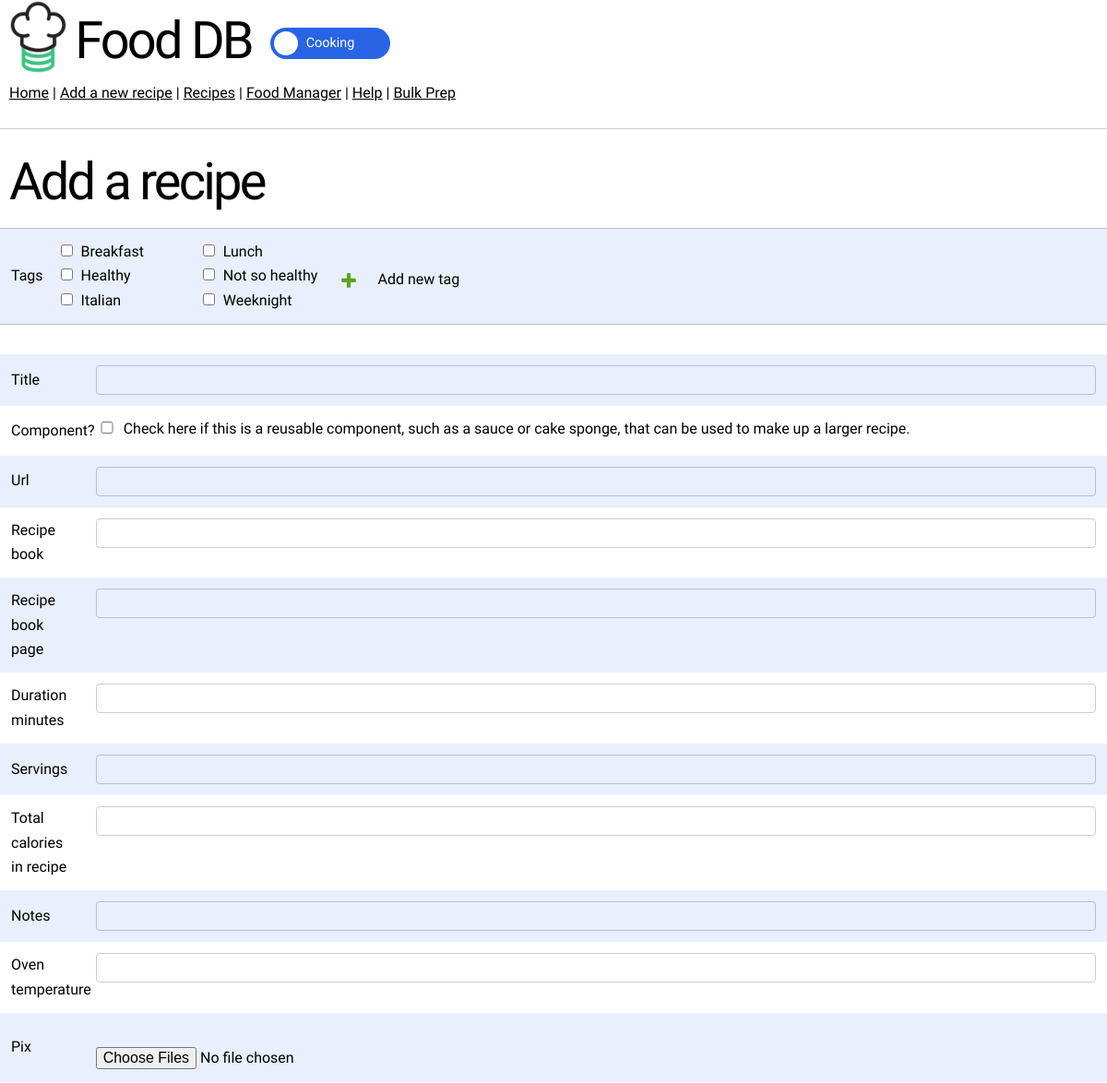
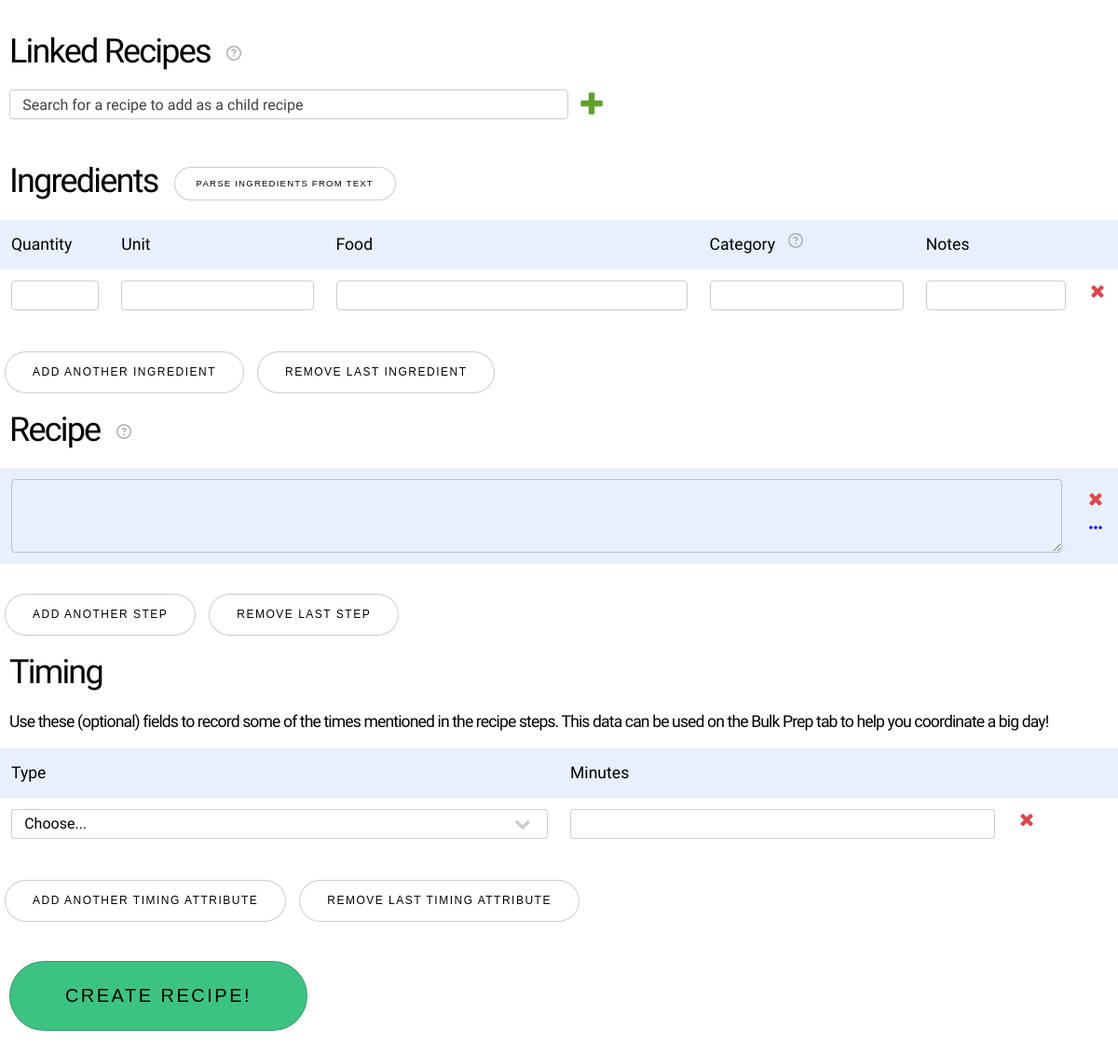
Screenshot of /add/ with the database file from the repository (2 pictures, top to bottom).
### food_db_app/models.py (models this page shows)
class Tag(models.Model):
    def __str__(self):
        return self.name
    name = models.CharField(max_length=25, unique=True)
    fill_color = ColorField(default='#3cc382')
    border_color = ColorField(default='#000000')
    text_color = ColorField(default='#ffffff')
    has_border = models.BooleanField(default=False, help_text='Whether the tag has a border or not')
    is_cooking_tag = models.BooleanField(default=True)
    is_baking_tag = models.BooleanField(default=False)
    _date_created = models.DateTimeField(default=timezone.now)

### food_db_app/views/add_edit_recipe.py (the view)
# urls.py: path('add/', views.add_recipe, name='add_recipe'),
def add_recipe(request):
    log_debug_message('add_recipe() called', restart_timer=True)
    existing_data = {
        'existing_foods': [food.name for food in Food.objects.all()],
        'existing_units': [unit.name for unit in UnitOfMeasurement.objects.all()],
        'existing_books': [book.name for book in RecipeBook.objects.all()],
        'existing_tags': [tag for tag in Tag.objects.all().order_by('name')],
        'existing_recipes': {recipe.title: recipe.clean_key for recipe in Recipe.objects.all().order_by('title')},
    }
    if request.method == 'POST':
        return _handle_confirmation_post(request)
    elif request.method == 'GET' and request.GET.get('auto_confirm') == 'true':
        return _handle_auto_confirm_get(request)
    elif request.method == 'GET' and request.GET.get('restore_from_session') == 'true':
        return _handle_restore_from_session_get(request, existing_data)
    else:
        return _handle_initial_get(request, existing_data)

### food_db_app/templates/add_edit_recipe.html (shortened to what this page needs)
{% extends 'main.html' %}
{% load static %}
{% load test_db %}
{% block content %}
<h1>{% if mode == 'add' %}Add a recipe{% else %}Edit recipe: {{create_recipe_form.title.value}}{% endif %}</h1>
<form name="add_recipe" id="add_recipe_container" method="post" action="{% if mode == 'add' %}{% url 'recipe_validation' %}{% endif %}" onsubmit="event.preventDefault()" enctype='multipart/form-data'>
    <table id="tags_table">
        <tr id="tags_row">
            <td id="id_tags-label">{{create_recipe_form.tags.label}}</td>
            <td class="tags_row" id="tags_cell">
                <label class="tags_row"><ul
                    {% if tag_list|length >= 16 %}
                        class="four_cols"
                    {% elif tag_list|length >= 12 %}
                        class="three_cols"
                    {% elif tag_list|length >= 6 %}
                        class="two_cols"
                    {% endif %}
                    >
                    {% for tag in tag_list %}
                        <div class="ui checkbox tag_check" data-is_baking_tag="{{ tag.is_baking_tag }}" data-is_cooking_tag="{{ tag.is_cooking_tag }}">
                            <input
                                id="id_tags_{{ forloop.counter0 }}"
                                name="tag"
                                type="checkbox"
                                value="{{ tag.name }}"
                            >
                            <label for="id_tags_{{ forloop.counter0 }}">{{ tag.name }}</label>
                        </div>
                    {% endfor %}
                </ul></label>
            </td>
            <td colspan="2" style="padding: 0; border: none;">
                <div id="add_tag_button_div" style="display: flex; align-items: center; margin-top: 8px; gap: 0.7em;">
                    <span class="plus_icon" style="display: flex; align-items: center;">
                        <a style="cursor: pointer;" onmouseover="" id="add_id_tags">
                            <img class="tags_row" onclick="showTagForm()" src="{% static 'img/plus-icon.svg' %}" width="20" height="20" alt="Add Another"/>
                        </a>
                    </span>
                    <span class="tags_row" style="display: flex; align-items: center;">
                        <p style="cursor: pointer; margin: 0;" onclick="showTagForm()">Add new tag</p>
                    </span>
                </div>
            </td>
        </tr>
    </table>
    <table>
        <tr>
            <td class="recipe_summary_label">{{create_recipe_form.title.label}}</td>
            <td>
                {{create_recipe_form.title}}
            </td>
        </tr>
        <tr id="is_component_recipe_row">
            <td class="recipe_summary_label">Component?</td>
            <td style="vertical-align: middle;">
                <input type="checkbox" name="is_component_recipe" id="id_is_component_recipe" style="margin-top: 5px;" {% if create_recipe_form.is_component_recipe.value %} checked="checked"{% endif %}>
                <p style="padding-left: 30px; padding-bottom: 3px;">
                    Check here if this is a reusable component, such as a sauce or cake sponge, that can be used to make up a larger recipe.
                </p>
            </td>
        </tr>
        <tr id="recipe_url_row">
            <td class="recipe_summary_label">{{create_recipe_form.url.label}}</td>
            <td>
                {{create_recipe_form.url}}
            </td>
        </tr>
        <tr>
            <td class="recipe_summary_label">{{create_recipe_form.recipe_book.label}}</td>
            <td>
                {{create_recipe_form.recipe_book}}
            </td>
        </tr>
        <tr>
            <td class="recipe_summary_label">{{create_recipe_form.recipe_book_page.label}}</td>
            <td>
                {{create_recipe_form.recipe_book_page}}
            </td>
        </tr>
        <tr>
            <td class="recipe_summary_label">{{create_recipe_form.duration_minutes.label}}</td>
            <td>
                {{create_recipe_form.duration_minutes}}
            </td>
        </tr>
        <tr>
            <td class="recipe_summary_label">{{create_recipe_form.servings.label}}</td>
            <td>
                {{create_recipe_form.servings}}
            </td>
        </tr>
        <tr>
            <td class="recipe_summary_label">Total calories in recipe</td>
            <td>
                {{create_recipe_form.calories_per_recipe}}
            </td>
        </tr>
        <tr>
            <td class="recipe_summary_label">{{create_recipe_form.notes.label}}</td>
            <td>{{create_recipe_form.notes}}</td>
        </tr>
        <tr>
            <td class="recipe_summary_label">Oven temperature</td>
            <td>{{create_recipe_form.oven_temp}}</td>
        </tr>
        <tr >
            <td class="recipe_summary_label" rowspan="2">Pix</td>
            <td>
            </td>
        </tr>
        <tr class="offset">
                <td>
                    <input type="file" name="images" accept="image/*" multiple id="id_images">
                </td>
        </tr>
    </table>
    <h2 id="linked_recipes_header">
        Linked Recipes
        <i id="linked_recipes_help_icon" class="fa-regular fa-circle-question fa-2xs help_icon"></i>
    </h2>
    <div style="display: flex;">
        <input type="text" id="recipe_search_input" placeholder="Search for a recipe to add as a child recipe" list="list__recipe-list">
        <img id="add_child_recipe_button" src="{% static 'img/plus-icon.svg' %}" width="30" height="30" alt="Attach sub-recipe"/>
    </div>
    <h2 id="ingreds_header">
        Ingredients
        <button id="show_ingred_parse_button" class="header_button" type="button" onclick="showIngredientParserOnClick()">Parse ingredients from text</button>
    </h2>
    <div id="ingred-form">
        <table id="ingred-table" class="form-table">
            <tr>
                <th class="ingred_header_quantity" width="10%">Quantity</th>
                <th class="ingred_header_unit" width="20%">Unit</th>
                <th class="ingred_header_food" width="30%">Food</th>
                <th class="ingred_header_category" width="20%" id="ingred_category_header">Category  <i id="ingred_category_help_icon" class="fa-regular fa-circle-question fa-2xs help_icon"></i></th>
                <th class="ingred_header_notes" width="20%">Notes</th>
                <th> </th>
            </tr>
            {% for ingred in ingredient_list %}
            <tr name="ingred_{{ forloop.counter0 }}_row">
                <td class="ingred_body_quantity" width="5%"><input type="number" name="ingred_{{ forloop.counter0 }}_quantity" step="any" id="id_ingred_{{ forloop.counter0 }}_quantity" value="{% if ingred.quantity %}{{ ingred.quantity }}{% endif %}"></td>
                <td class="ingred_body_unit_of_measurement" width="20%"><input type="text" name="ingred_{{ forloop.counter0 }}_unit_of_measurement" list="list__unit-list" id="id_ingred_{{ forloop.counter0 }}_unit_of_measurement" value="{{ ingred.unit_of_measurement }}">
                </td>
                <td class="ingred_body_food" width="35%"><input type="text" name="ingred_{{ forloop.counter0 }}_food" list="list__food-list" id="id_ingred_{{ forloop.counter0 }}_food" value="{{ ingred.food }}">
                </td>
                <td class="ingred_body_ingredient_category" width="20%"><input type="text" name="ingred_{{ forloop.counter0 }}_ingredient_category" id="id_ingred_{{ forloop.counter0 }}_ingredient_category" value="{{ ingred.ingredient_category }}"></td>
                <td class="ingred_body_notes" width="20%"><input type="text" name="ingred_{{ forloop.counter0 }}_notes" id="id_ingred_{{ forloop.counter0 }}_notes" value="{{ ingred.notes }}"></td>
                <td><a style="cursor: pointer;" onmouseover="">
                    <img class="delete_ingred_button" src="{% static 'img/x-icon.svg' %}" width="20" height="20" title="Delete row"/>
                </a></td>
            </tr>
            {% endfor %}
        </table>
    <button class="form_mod_button" id="add-ingred-form" type="button">Add another ingredient</button>
    <button class="form_mod_button" id="delete-ingred-form" type="button">Remove last ingredient</button>
    </div>
    <h2 id="recipe_steps_header">
        Recipe
        <i id="markdown_help_icon" class="fa-regular fa-circle-question fa-2xs help_icon"></i>
    </h2>
    <table id="step_table" class="form-table">
        {% for step in step_list %}
        <tr name="step_{{ forloop.counter0 }}_row">
            <div class="step-form">
                <td class="step-textbox">
                    <textarea name="step_{{ forloop.counter0 }}_description" id="id_step_{{ forloop.counter0 }}_description">{{ step.description }}</textarea>
                </td>
                <td class="step_row_buttons"><a style="cursor: pointer;" onmouseover="">
                    <img class="delete_step_button" src="{% static 'img/x-icon.svg' %}" width="20" height="20" title="Delete step"/>
                    <i class="fa-solid fa-ellipsis parse_step_button" title="Parse bulk text into separate steps"></i>
                </a></td>
            </div>
        </tr>
        {% endfor %}
    </table>
    <button class="form_mod_button" id="add-step-form" type="button">Add another step</button>
    <button class="form_mod_button" id="delete-step-form" type="button">Remove last step</button>
    <h2 id="timing_header">Timing</h2>
    <h4>Use these (optional) fields to record some of the times mentioned in the recipe steps. This data can be used on the Bulk Prep tab to help you coordinate a big day!</h4>
    <table id="timing-table" class="form-table">
        <tr>
            <th width="50%">Type</th>
            <th width="40%">Minutes</th>
            <th></th>
        </tr>
        {% for timing in timing_list %}
        <tr name="timing_{{ forloop.counter0 }}_row">
            <td width="50%">
                <select class="timing_attribute_choice" name="timing_{{ forloop.counter0 }}_type" id="id_timing_{{ forloop.counter0 }}_type">
                    <option value="">Choose...</option>
                </select>
            </td>
            <td width="40%">
                <input type="number" name="timing_{{ forloop.counter0 }}_minutes" id="id_timing_{{ forloop.counter0 }}_minutes" value="{% if timing.minutes %}{{ timing.minutes }}{% endif %}" min="0">
            </td>
            <td>
                <a style="cursor: pointer;" onmouseover="">
                    <img class="delete_timing_button" src="{% static 'img/x-icon.svg' %}" width="20" height="20" title="Delete row"/>
                </a>
            </td>
        </tr>
        {% endfor %}
    </table>
    <button class="form_mod_button" id="add-timing-form" type="button">Add another timing attribute</button>
    <button class="form_mod_button" id="delete-timing-form" type="button">Remove last timing attribute</button>
    <br><br>
    <button type="button" id="submit_recipe_button" name="submitrecipe">{% if mode == 'add' %}Create {% else %}Update {% endif %}recipe!</button>
</form>
{% endblock content %}

### rows the page displays
Tag: name "Breakfast"
Tag: name "Healthy"
Tag: name "Italian"
Tag: name "Lunch"
Tag: name "Not so healthy"
Tag: name "Weeknight"

### other values shown
{{ create_recipe_form.tags.label }} "Tags"
{{ create_recipe_form.title.label }} "Title"
{{ create_recipe_form.url.label }} "Url"
{{ create_recipe_form.recipe_book.label }} "Recipe book"
{{ create_recipe_form.recipe_book_page.label }} "Recipe book page"
{{ create_recipe_form.duration_minutes.label }} "Duration minutes"
{{ create_recipe_form.servings.label }} "Servings"
{{ create_recipe_form.notes.label }} "Notes"
